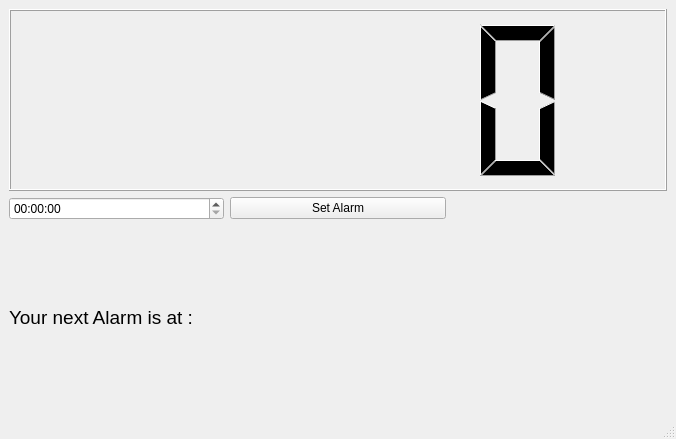
<?xml version="1.0" encoding="UTF-8"?>
<ui version="4.0">
 <class>MainWindow</class>
 <widget class="QMainWindow" name="MainWindow">
  <property name="geometry">
   <rect>
    <x>0</x>
    <y>0</y>
    <width>676</width>
    <height>439</height>
   </rect>
  </property>
  <property name="windowTitle">
   <string>MainWindow</string>
  </property>
  <widget class="QWidget" name="centralwidget">
   <layout class="QGridLayout" name="gridLayout">
    <item row="3" column="0">
     <widget class="QLabel" name="label">
      <property name="font">
       <font>
        <pointsize>14</pointsize>
       </font>
      </property>
      <property name="text">
       <string>Your next Alarm is at : </string>
      </property>
     </widget>
    </item>
    <item row="1" column="0" colspan="3">
     <widget class="QLCDNumber" name="Time_LCD"/>
    </item>
    <item row="2" column="0">
     <widget class="QTimeEdit" name="Set_Time"/>
    </item>
    <item row="2" column="1">
     <widget class="QPushButton" name="pushButton">
      <property name="text">
       <string>Set Alarm</string>
      </property>
     </widget>
    </item>
   </layout>
  </widget>
  <widget class="QMenuBar" name="menubar">
   <property name="geometry">
    <rect>
     <x>0</x>
     <y>0</y>
     <width>676</width>
     <height>21</height>
    </rect>
   </property>
  </widget>
  <widget class="QStatusBar" name="statusbar"/>
 </widget>
 <resources/>
 <connections/>
</ui>
